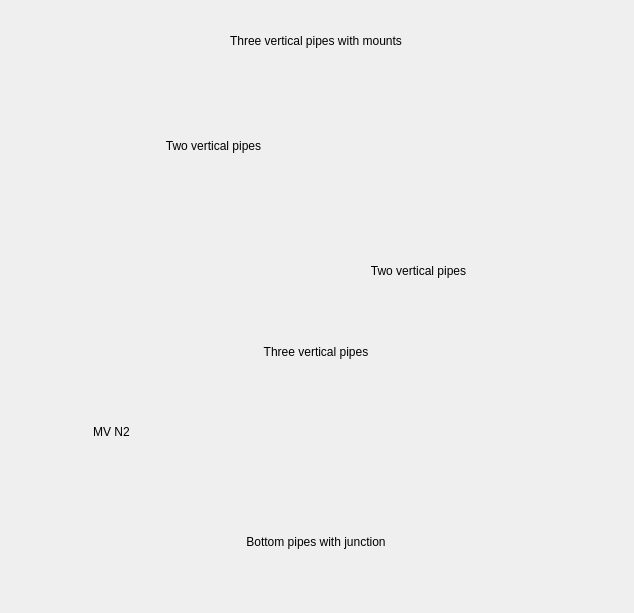
<?xml version="1.0" encoding="UTF-8"?>
<ui version="4.0">
 <class>EquipmentRoomWidget</class>
 <widget class="QWidget" name="EquipmentRoomWidget">
  <property name="geometry">
   <rect>
    <x>0</x>
    <y>0</y>
    <width>634</width>
    <height>613</height>
   </rect>
  </property>
  <property name="windowTitle">
   <string>Form</string>
  </property>
  <layout class="QGridLayout" name="gridLayout" rowstretch="1,0,0,1,0,2">
   <property name="leftMargin">
    <number>9</number>
   </property>
   <property name="spacing">
    <number>0</number>
   </property>
   <item row="4" column="2">
    <widget class="BallValveWidget" name="wBV_N1" native="true">
     <property name="sizePolicy">
      <sizepolicy hsizetype="Preferred" vsizetype="Fixed">
       <horstretch>0</horstretch>
       <verstretch>0</verstretch>
      </sizepolicy>
     </property>
     <property name="minimumSize">
      <size>
       <width>100</width>
       <height>100</height>
      </size>
     </property>
    </widget>
   </item>
   <item row="4" column="1">
    <widget class="BallValveWidget" name="wBV_N3" native="true">
     <property name="sizePolicy">
      <sizepolicy hsizetype="Preferred" vsizetype="Fixed">
       <horstretch>0</horstretch>
       <verstretch>0</verstretch>
      </sizepolicy>
     </property>
     <property name="minimumSize">
      <size>
       <width>100</width>
       <height>100</height>
      </size>
     </property>
    </widget>
   </item>
   <item row="2" column="0">
    <widget class="HandValveWidget" name="wHV_N" native="true">
     <property name="sizePolicy">
      <sizepolicy hsizetype="Preferred" vsizetype="Fixed">
       <horstretch>0</horstretch>
       <verstretch>0</verstretch>
      </sizepolicy>
     </property>
     <property name="minimumSize">
      <size>
       <width>100</width>
       <height>100</height>
      </size>
     </property>
    </widget>
   </item>
   <item row="1" column="2">
    <widget class="ManometerWidget" name="wPI_N" native="true">
     <property name="sizePolicy">
      <sizepolicy hsizetype="Preferred" vsizetype="Fixed">
       <horstretch>0</horstretch>
       <verstretch>0</verstretch>
      </sizepolicy>
     </property>
     <property name="minimumSize">
      <size>
       <width>150</width>
       <height>150</height>
      </size>
     </property>
    </widget>
   </item>
   <item row="5" column="0" colspan="3">
    <widget class="QLabel" name="labelPipesBottom">
     <property name="sizePolicy">
      <sizepolicy hsizetype="Preferred" vsizetype="Expanding">
       <horstretch>0</horstretch>
       <verstretch>0</verstretch>
      </sizepolicy>
     </property>
     <property name="text">
      <string>Bottom pipes with junction</string>
     </property>
     <property name="alignment">
      <set>Qt::AlignCenter</set>
     </property>
    </widget>
   </item>
   <item row="2" column="1" colspan="2">
    <widget class="QLabel" name="labelPipes2">
     <property name="text">
      <string>Two vertical pipes</string>
     </property>
     <property name="alignment">
      <set>Qt::AlignCenter</set>
     </property>
    </widget>
   </item>
   <item row="1" column="0" colspan="2">
    <widget class="QLabel" name="labelPipes1">
     <property name="text">
      <string>Two vertical pipes</string>
     </property>
     <property name="alignment">
      <set>Qt::AlignCenter</set>
     </property>
    </widget>
   </item>
   <item row="0" column="0" colspan="3">
    <widget class="QLabel" name="labelPipesInlets">
     <property name="sizePolicy">
      <sizepolicy hsizetype="Preferred" vsizetype="Expanding">
       <horstretch>0</horstretch>
       <verstretch>0</verstretch>
      </sizepolicy>
     </property>
     <property name="text">
      <string>Three vertical pipes with mounts</string>
     </property>
     <property name="alignment">
      <set>Qt::AlignCenter</set>
     </property>
    </widget>
   </item>
   <item row="3" column="0" colspan="3">
    <widget class="QLabel" name="labelPipes3">
     <property name="text">
      <string>Three vertical pipes</string>
     </property>
     <property name="alignment">
      <set>Qt::AlignCenter</set>
     </property>
    </widget>
   </item>
   <item row="4" column="0">
    <widget class="QLabel" name="labelMV_N2">
     <property name="text">
      <string>MV N2</string>
     </property>
     <property name="alignment">
      <set>Qt::AlignCenter</set>
     </property>
    </widget>
   </item>
  </layout>
 </widget>
 <customwidgets>
  <customwidget>
   <class>HandValveWidget</class>
   <extends>QWidget</extends>
   <header>handvalvewidget.h</header>
   <container>1</container>
  </customwidget>
  <customwidget>
   <class>BallValveWidget</class>
   <extends>QWidget</extends>
   <header>ballvalvewidget.h</header>
   <container>1</container>
  </customwidget>
  <customwidget>
   <class>ManometerWidget</class>
   <extends>QWidget</extends>
   <header>manometerwidget.h</header>
   <container>1</container>
  </customwidget>
 </customwidgets>
 <resources/>
 <connections/>
</ui>
